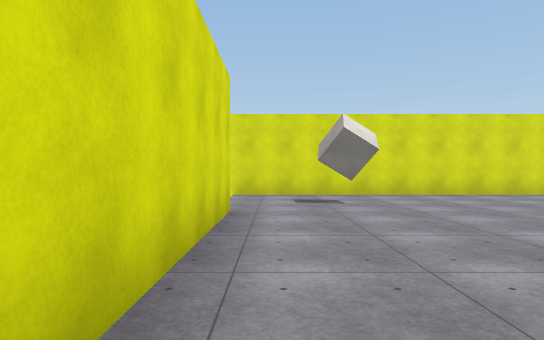
[1] (above)

20 first-person views from a walk through a 3-D level made in the Unity game engine. The camera is 1.3 m above the floor, looks level and sees 75° across. The floor is counted in squares, 2 m on a side. Each view is taken from the middle of a square. On the plan, view 1 faces up. The plan holds only what a view shows up to about 10 squares ahead; the rest is blank. The place goes on beyond the plan. The player character is not drawn. Surface patterns are stand-ins for the level's own textures.

[2]
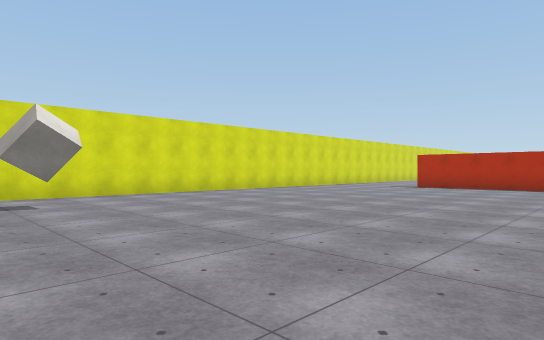

[3]
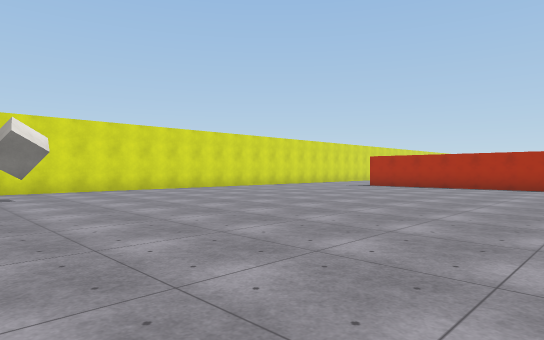

[4]
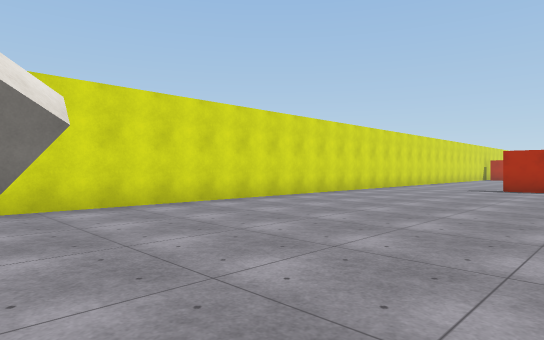

[5]
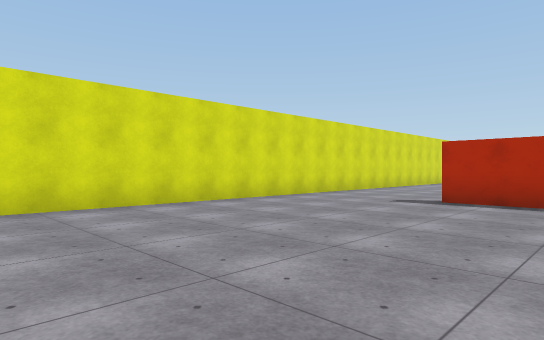

[6]
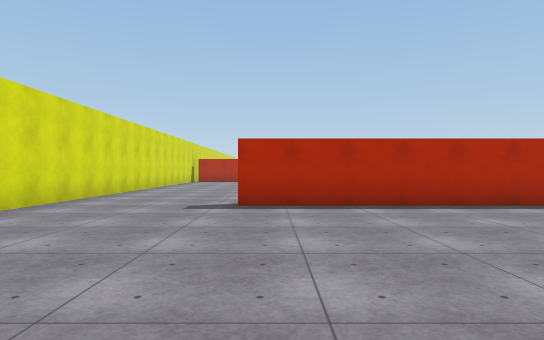

[7]
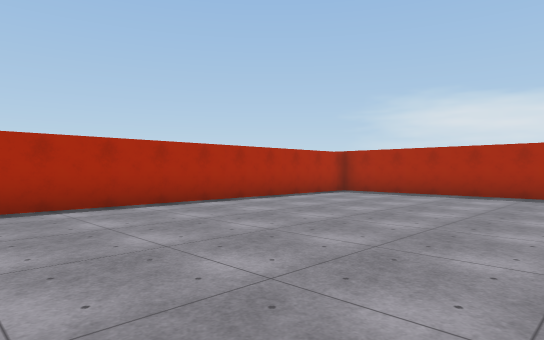

[8]
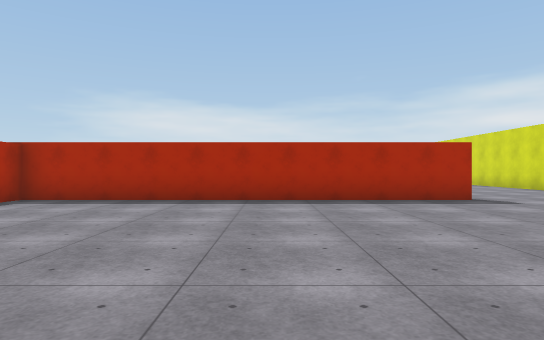

[9]
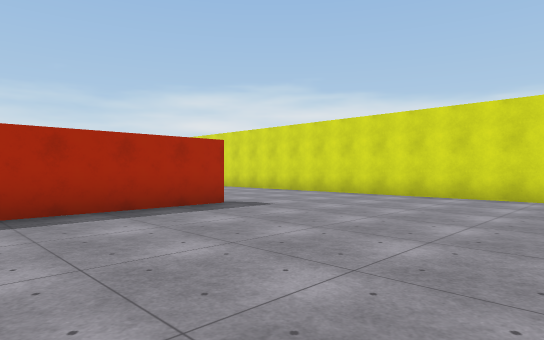

[10]
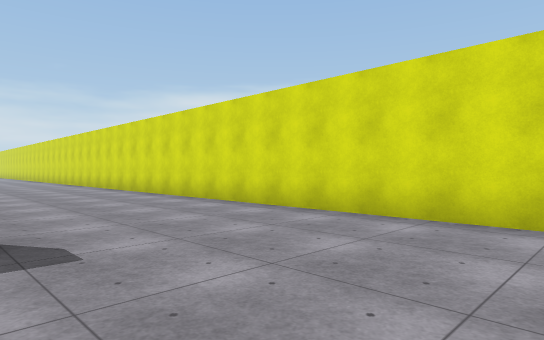

[11]
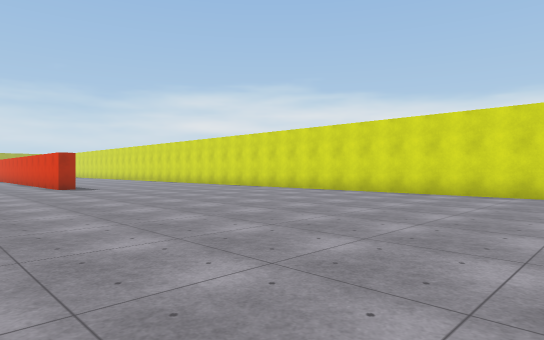

[12]
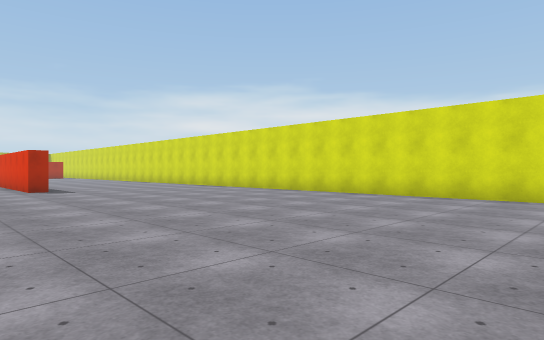

[13]
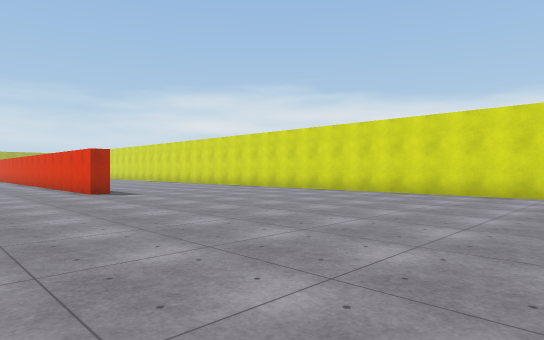

[14]
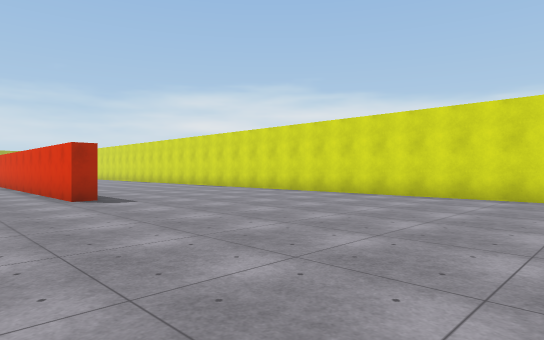

[15]
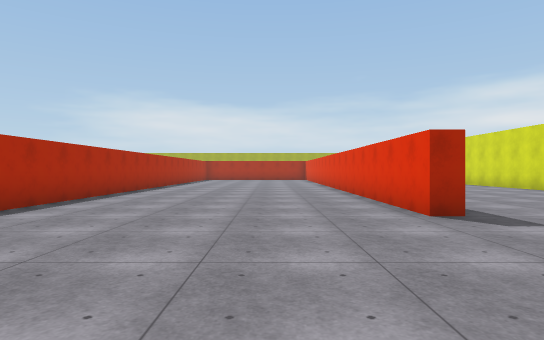

[16]
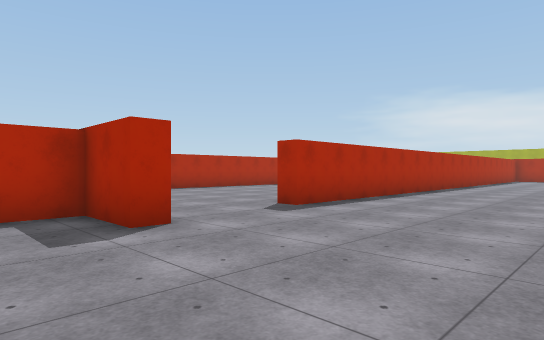

[17]
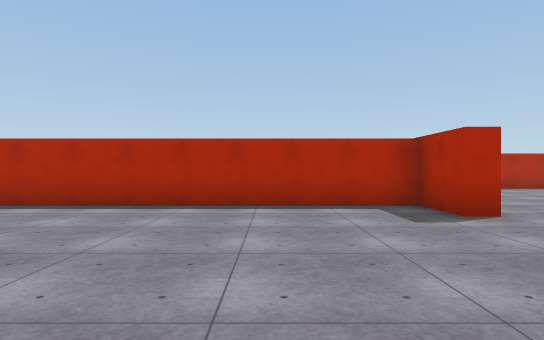

[18]
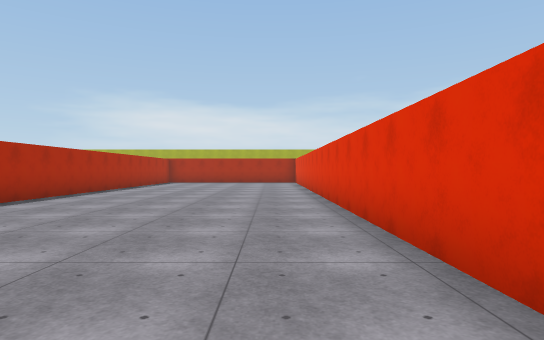

[19]
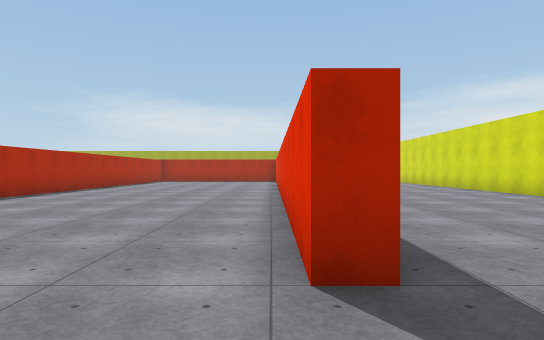

[20]
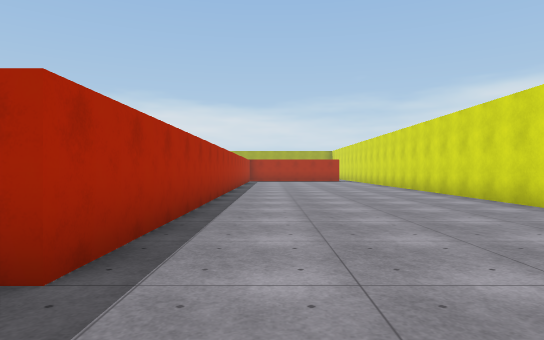

### Floor plan
Points are (right, up) in squares from view 1. A wall is a line through its corners. A room is listed if a view was taken in it or the views show most of it. See-through windows are left out.
Room 1 (views 1, 2, 3, 4, 5, 6, 7, 8, 9, 10)
walls: (4.6, -4.7) (13.4, -4.7) (13.4, 5.6); (-0.7, 5.5) (-0.7, -3.5); (15.5, 9.3) (-0.5, 9.3)
ways out: opening at (2, -4) to room 2; opening at (-1, 6); opening at (-1, 9); opening at (15, 7.5)
objects: block (1, 7)
Room 2 (views 11, 12, 13, 14, 15, 16, 17, 18, 19, 20)
walls: (11.9, -16.2) (11.9, -15.7) (13.4, -15.7) (13.4, -8); (-0.7, -23) (-0.7, -27); (5.3, -27) (5.3, -19) (5.8, -19) (5.8, -28.9); (3.6, -4.7) (4.6, -4.7); (12.3, -29) (12.3, -19) (12.9, -19); (-0.7, -3.5) (-0.7, -16.5)
ways out: opening at (2, -4) to room 1; opening at (13, -17.5)

Where each view was taken, in squares from view 1:
view 1: 0 up, 0 right, facing up
view 2: 0 up, 0 right, facing up-right
view 3: 2 down, 0 right, facing up-right
view 4: 3 up, 1 right, facing up-right
view 5: 3 up, 6 right, facing up-right
view 6: 5 up, 7 right, facing right
view 7: 5 up, 7 right, facing down-right
view 8: 3 up, 8 right, facing down
view 9: 1 up, 8 right, facing down-left
view 10: 1 down, 4 right, facing down-left
view 11: 6 down, 9 right, facing down-left
view 12: 7 down, 8 right, facing down-left
view 13: 9 down, 9 right, facing down-left
view 14: 11 down, 8 right, facing down-left
view 15: 14 down, 8 right, facing down
view 16: 14 down, 8 right, facing down-right
view 17: 13 down, 7 right, facing right
view 18: 19 down, 7 right, facing down
view 19: 17 down, 6 right, facing down
view 20: 17 down, 4 right, facing down
